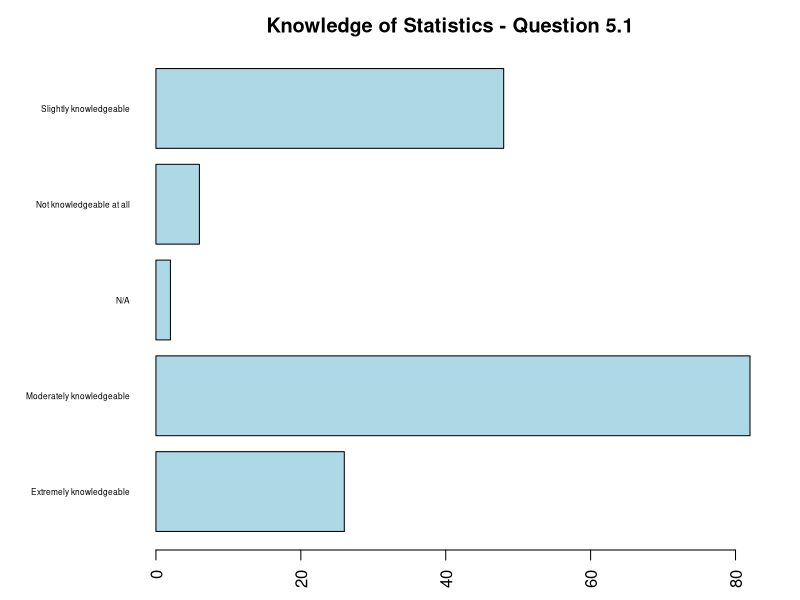
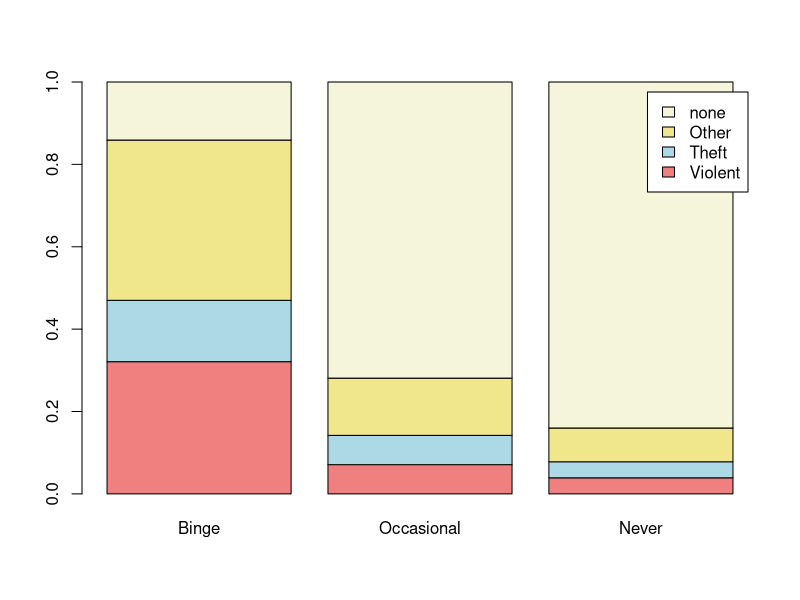
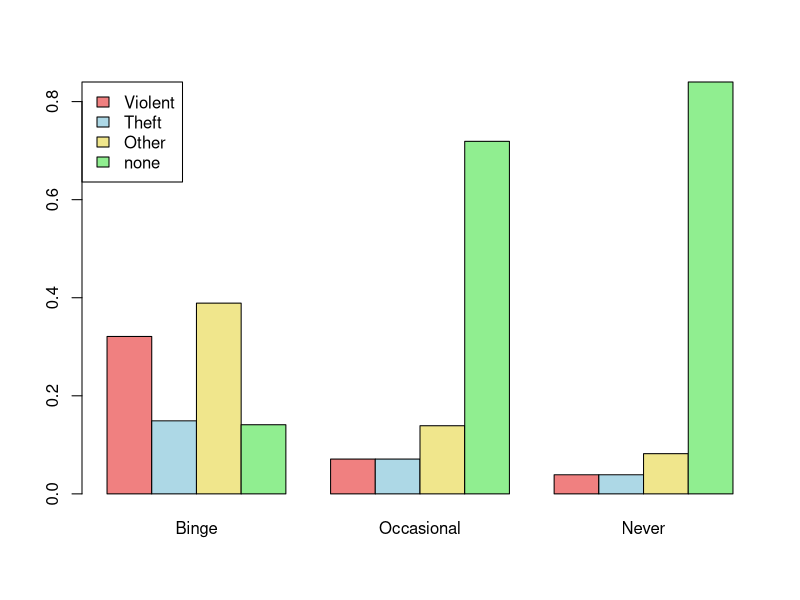
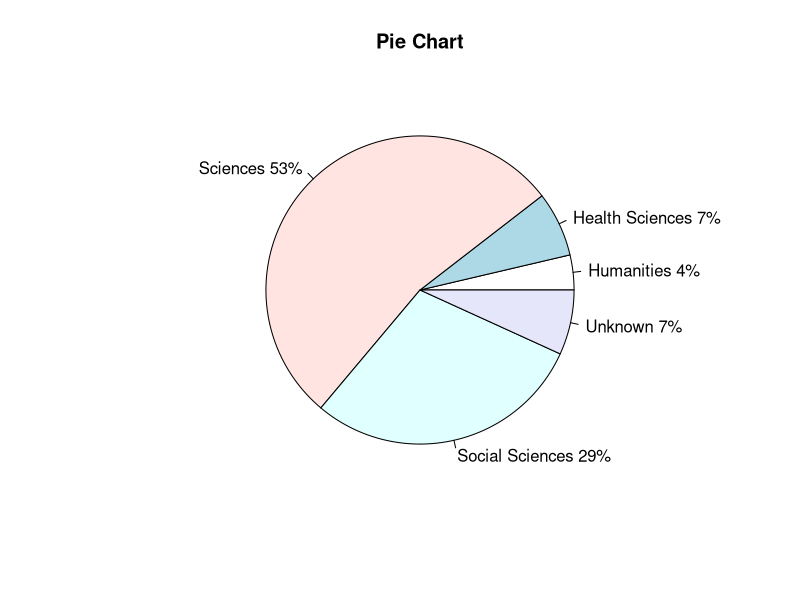
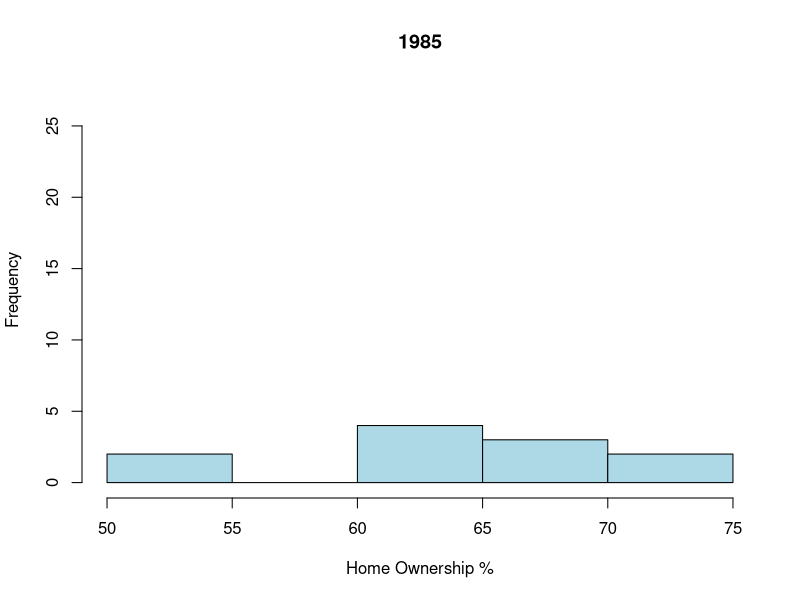
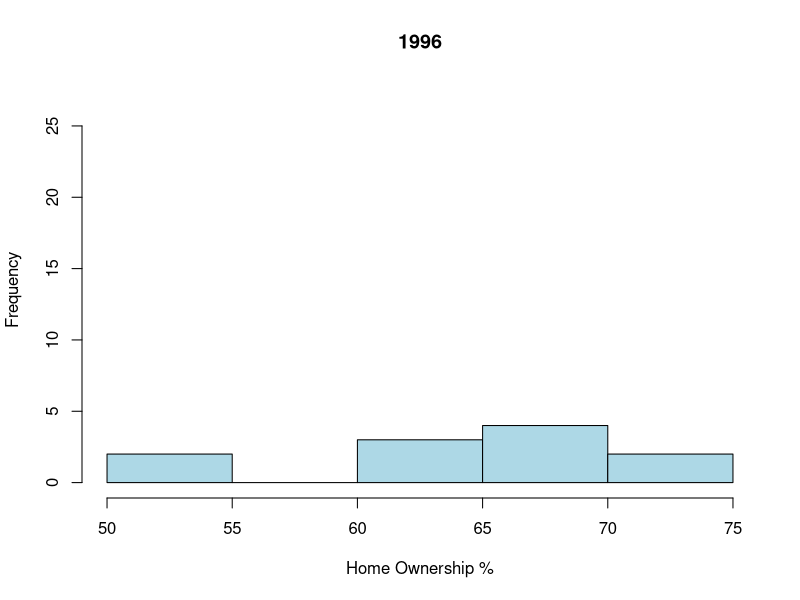
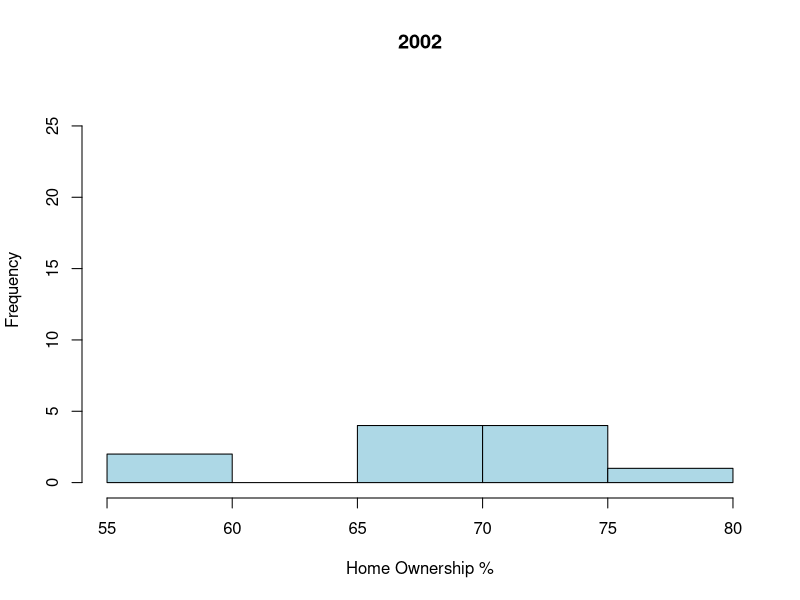
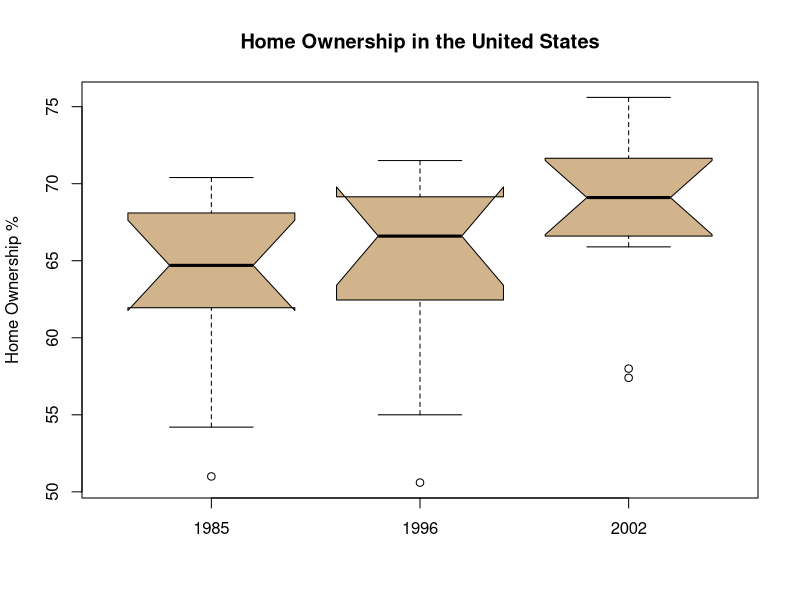

These charts were generated, in order, by the following R code:
## ---- chunk 1
knitr::opts_chunk$set(echo = TRUE)
## ---- chunk 2

library(sqldf)
library(dplyr)

## ---- chunk 3

ufo <- read.csv(file = "ufo.csv", stringsAsFactors = FALSE)

attach(ufo)

names(ufo)

photo   <- factor(Photo,levels = 0:1, labels = c("No", "Yes"))
contact <- factor(Contact,levels = 0:1, labels = c("No", "Yes"))
abduct  <- factor(Abduct,levels = 0:1, labels = c("No", "Yes"))

## ---- chunk 4

table(photo) 
table(contact) 
table(abduct)

## ---- chunk 5

table(photo, contact)

## ---- chunk 6

survey <- read.csv("informatics_survey.csv", stringsAsFactors = FALSE)

# What happens if we don't set the stringsAsFactors argument?
q <- data.frame(survey$Q5_1, stringsAsFactors = FALSE)

colnames(q) <- c("response")

# Remove the rows with empty responses.
q <- subset(q, response != "")
q <- q[q$response != "",]

cnts <- table(q)

# Save the original graph parameters.
opar <- par(no.readonly = TRUE)

# Adjust graph margin parameters.
par(mai = c(.5, 1.5, .5, .5))

# What does the las argument do?  Look it up with ?par().
barplot(cnts, 
        horiz = TRUE, 
        col   = 'lightblue',
        las   = 2,
        main  = "Knowledge of Statistics - Question 5.1",
        cex.names = 0.5)

par(opar)

## ---- chunk 7

crime <- read.csv("drink_crime.csv", stringsAsFactors = FALSE)

# Data must be presented as a matrix or vector for stacked or grouped barplots.

barplot(as.matrix(crime[, c(2:4)]), 
        legend = crime[, 1],
           col = c("lightcoral","lightblue","khaki","beige"))

barplot(as.matrix(crime[, c(2:4)]), 
        legend = crime[, 1],
           col = c("lightcoral","lightblue","khaki","lightgreen"),
   args.legend = list(x = "topleft"),
        beside = TRUE)

## ---- chunk 8

# Solution for the advanced (optional) challenge.

survey <- read.csv("informatics_survey.csv", stringsAsFactors = FALSE)

# INSTRUCTOR NOTE 
# sqldf does not work when running under R version 3.4.0.  The two commands below
# return an error message that the survey table cannot be found, though it was
# created above.  As of 06.26.17, sqldf calls for R version 3.3.3 but works with
# warnings under 3.3.2.

# You can write a select statement with new column names. 
tmp <- sqldf("select q3 as department, count(q3) as total from survey where q3 != ' ' group by q3")

# Or, you can execute a simple select and rename the variables afterwards.
tmp <- sqldf("select q3, count(q3) from survey where q3 != ' ' group by q3")

# Rename the columns -- department & department count.
colnames(tmp)  <- c("dept","dept_cnt")

# Add a new column for academic group with the following values:
# (HUM Humanities, SCI Sciences, SOC, Social Sciences, MED Medical)
tmp$acad_grp <- ""                       

# INSTRUCTOR NOTE
# In order to populate the new acad_grp variable, students will need to edit the dataframe
# with the fix() function.  This opens a simple text editor which allows data entry 
# and modification.  Strangely, the edit() function opens the same editor but changes 
# are not permanently saved to the dataframe.

# Save a backup copy of the modified dataframe.
write.csv(tmp, file = "temp.csv")          

# Create a new dataframe of the two columns needed for the pie chart. 
temp   <- data.frame(tmp$acad_grp, tmp$dept_cnt, stringsAsFactors = FALSE)

colnames(temp) <- c("acad_grp","dept_cnt")

# End optional challenge -------------------------------------------------

temp <- read.csv("informatics_acad_grp.csv", stringsAsFactors = FALSE)

# Group rows by academic group.
grp_by <- group_by(temp, acad_grp)                    

# Sum dept_cnt for each academic group.
slices <- summarize(grp_by, grp_tot = sum(dept_cnt))

# Assign descriptive labels to the slices.
slices$acad_grp[1] <- "Humanities"
slices$acad_grp[2] <- "Health Sciences"
slices$acad_grp[3] <- "Sciences"
slices$acad_grp[4] <- "Social Sciences"
slices$acad_grp[5] <- "Unknown"

# Calculate percentages, round to two digits, and then create labels.
slices$grp_pct <- (slices$grp_tot / sum(slices$grp_tot))
slices$grp_pct <- round(slices$grp_pct, 2) * 100
slices$lbl     <- paste(slices$acad_grp, " ", slices$grp_pct, "%", sep = "")

pie(slices$grp_tot, labels = slices$lbl, main = "Pie Chart") 

# INSTRUCTOR NOTE
# This code accomplishes the same thing using the pipe operator.  If you have
# time to demo this in lab, uncomment and test.

# slices <- group_by(temp, acad_grp) %>% summarize(grp_tot = sum(dept_cnt))
# pie(slices$grp_tot, labels = slices$acad_grp, main = "Pie Chart (Pipe)") 

## ---- chunk 9

opar <- par(no.readonly = TRUE)

own <- read.delim("home_ownership.txt", sep = "\t", stringsAsFactors = FALSE)

hist(own$pct_1985, 
     main = "1985", 
     col  = "lightblue",
     ylim = c(0, 27),
     xlab = "Home Ownership %")

hist(own$pct_1996, 
     main = "1996", 
     col  = "lightblue",
     ylim = c(0, 27),
     xlab = "Home Ownership %")

hist(own$pct_2002, 
     main = "2002", 
     col  = "lightblue",
     ylim = c(0, 27),
     xlab = "Home Ownership %")

par(opar)

## ---- chunk 10

own <- read.delim("home_ownership.txt", sep = "\t", stringsAsFactors = FALSE)

boxplot(own$pct_1985, 
        own$pct_1996, 
        own$pct_2002, 
        notch = TRUE,
        col   = "tan",
        ylab  = "Home Ownership %",
        main  = "Home Ownership in the United States",
        names = c("1985","1996","2002"))

## ---- chunk 11

money <- read.delim("money_supply.txt", sep = "\t", stringsAsFactors = FALSE)

plot(money$m2, money$m3, xlab = "M2 (Trillions)", ylab = "M3 (Trillions)")

# Now, fit a regression model and plot the line.
fit <- lm(money$m3 ~ money$m2, data = money)

abline(fit, col = "blue")

## ---- chunk 12

ozone <- read.csv("ozone.csv", stringsAsFactors = FALSE)

x <- ozone[c(0:79),]

# INSTRUCTOR NOTE
# The scale argument must equal 2 or the function only prints even numbers.  This
# is not stated in the help documentation.  The answer was found on Stack Overflow.

stem(x, scale = 2) 
